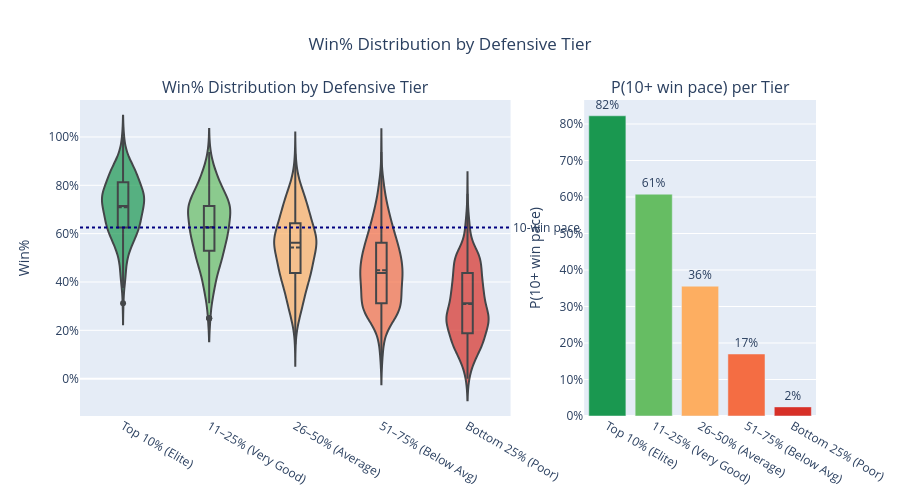

The cell this chart's notebook holds for it:
### Markdown cell above
---
# Chart 1 — Win% Distribution by Defensive Tier

Split all team-seasons into five defensive tiers and show the win% distribution for each. The tier labels show what % of teams in that tier reached 10+ wins.

### Code cell
TIER_CUTS = [0, 0.10, 0.25, 0.50, 0.75, 1.01]
TIER_LABELS = ['Top 10%\n(Elite)', '11–25%\n(Very Good)', '26–50%\n(Average)', '51–75%\n(Below Avg)', 'Bottom 25%\n(Poor)']
TIER_COLORS = ['#1a9850', '#66bd63', '#fdae61', '#f46d43', '#d73027']

plot_tier = joined[joined['def_pts_norm'].notna() & joined['win_pct'].notna()].copy()
plot_tier['tier'] = pd.cut(plot_tier['def_pts_norm'], bins=TIER_CUTS, labels=TIER_LABELS, right=False)

fig_dist = make_subplots(
    rows=1, cols=2,
    subplot_titles=['Win% Distribution by Defensive Tier', 'P(10+ win pace) per Tier'],
    column_widths=[0.65, 0.35],
)

for i, (tier, color) in enumerate(zip(TIER_LABELS, TIER_COLORS)):
    subset = plot_tier[plot_tier['tier'] == tier]['win_pct'].dropna()
    p10 = (subset >= 0.625).mean()
    hover_v = [f'{tier.replace(chr(10)," ")} — {pct:.1%}' for pct in subset]
    fig_dist.add_trace(go.Violin(
        x=[tier.replace('\n', ' ')] * len(subset),
        y=subset,
        box_visible=True,
        meanline_visible=True,
        fillcolor=color,
        opacity=0.7,
        line_color='black',
        name=tier.replace('\n', ' '),
        hovertext=hover_v, hoverinfo='text',
        showlegend=False,
    ), row=1, col=1)

    # Bar for p10
    fig_dist.add_trace(go.Bar(
        x=[tier.replace('\n', ' ')],
        y=[p10],
        marker_color=color,
        text=[f'{p10:.0%}'],
        textposition='outside',
        showlegend=False,
        name=tier.replace('\n', ' '),
        hovertemplate=f'{tier.replace(chr(10)," ")}<br>P(10+ wins): {p10:.1%}<extra></extra>',
    ), row=1, col=2)

fig_dist.add_hline(y=0.625, line_dash='dot', line_color='navy', line_width=2,
                   annotation_text='10-win pace', annotation_position='right',
                   row=1, col=1)

fig_dist.update_yaxes(title_text='Win%', tickformat='.0%', row=1, col=1)
fig_dist.update_yaxes(title_text='P(10+ win pace)', tickformat='.0%', row=1, col=2)
fig_dist.update_layout(
    title=dict(text='Win% Distribution by Defensive Tier', x=0.5),
    height=500,
    hovermode='closest',
)
fig_dist.show()

print('\nTier breakdown:')
for tier in TIER_LABELS:
    s = plot_tier[plot_tier['tier'] == tier]
    print(f'  {tier.replace(chr(10)," "):22s}  n={len(s):4d}  avg win%={s.win_pct.mean():.1%}  '
          f'10+ wins={( s.win_pct>=0.625).mean():.0%}  '
          f'Won SB={(s.sb_result=="Won Super Bowl").mean():.1%}')

### Figure 1 — Plotly figure (JSON) as saved in the notebook; plotly's stock layout.template omitted (floating-point values rounded to 4 significant figures; data arrays with more than 128 entries replaced by an {"elided": "..."} marker saying what was removed)
{"data": [{"box": {"visible": true}, "fillcolor": "#1a9850", "hoverinfo": "text", "hovertext": {"elided": "231 str values"}, "line": {"color": "black"}, "meanline": {"visible": true}, "name": "Top 10% (Elite)", "opacity": 0.7, "showlegend": false, "type": "violin", "x": {"elided": "231 str values"}, "xaxis": "x", "y": {"elided": "231 float values"}, "yaxis": "y"}, {"hovertemplate": "Top 10% (Elite)<br>P(10+ wins): 82.3%<extra></extra>", "marker": {"color": "#1a9850"}, "name": "Top 10% (Elite)", "showlegend": false, "text": ["82%"], "textposition": "outside", "type": "bar", "x": ["Top 10% (Elite)"], "xaxis": "x2", "y": [0.8225], "yaxis": "y2"}, {"box": {"visible": true}, "fillcolor": "#66bd63", "hoverinfo": "text", "hovertext": {"elided": "260 str values"}, "line": {"color": "black"}, "meanline": {"visible": true}, "name": "11–25% (Very Good)", "opacity": 0.7, "showlegend": false, "type": "violin", "x": {"elided": "260 str values"}, "xaxis": "x", "y": {"elided": "260 float values"}, "yaxis": "y"}, {"hovertemplate": "11–25% (Very Good)<br>P(10+ wins): 60.8%<extra></extra>", "marker": {"color": "#66bd63"}, "name": "11–25% (Very Good)", "showlegend": false, "text": ["61%"], "textposition": "outside", "type": "bar", "x": ["11–25% (Very Good)"], "xaxis": "x2", "y": [0.6077], "yaxis": "y2"}, {"box": {"visible": true}, "fillcolor": "#fdae61", "hoverinfo": "text", "hovertext": {"elided": "464 str values"}, "line": {"color": "black"}, "meanline": {"visible": true}, "name": "26–50% (Average)", "opacity": 0.7, "showlegend": false, "type": "violin", "x": {"elided": "464 str values"}, "xaxis": "x", "y": {"elided": "464 float values"}, "yaxis": "y"}, {"hovertemplate": "26–50% (Average)<br>P(10+ wins): 35.6%<extra></extra>", "marker": {"color": "#fdae61"}, "name": "26–50% (Average)", "showlegend": false, "text": ["36%"], "textposition": "outside", "type": "bar", "x": ["26–50% (Average)"], "xaxis": "x2", "y": [0.3556], "yaxis": "y2"}, {"box": {"visible": true}, "fillcolor": "#f46d43", "hoverinfo": "text", "hovertext": {"elided": "465 str values"}, "line": {"color": "black"}, "meanline": {"visible": true}, "name": "51–75% (Below Avg)", "opacity": 0.7, "showlegend": false, "type": "violin", "x": {"elided": "465 str values"}, "xaxis": "x", "y": {"elided": "465 float values"}, "yaxis": "y"}, {"hovertemplate": "51–75% (Below Avg)<br>P(10+ wins): 17.0%<extra></extra>", "marker": {"color": "#f46d43"}, "name": "51–75% (Below Avg)", "showlegend": false, "text": ["17%"], "textposition": "outside", "type": "bar", "x": ["51–75% (Below Avg)"], "xaxis": "x2", "y": [0.1699], "yaxis": "y2"}, {"box": {"visible": true}, "fillcolor": "#d73027", "hoverinfo": "text", "hovertext": {"elided": "480 str values"}, "line": {"color": "black"}, "meanline": {"visible": true}, "name": "Bottom 25% (Poor)", "opacity": 0.7, "showlegend": false, "type": "violin", "x": {"elided": "480 str values"}, "xaxis": "x", "y": {"elided": "480 float values"}, "yaxis": "y"}, {"hovertemplate": "Bottom 25% (Poor)<br>P(10+ wins): 2.5%<extra></extra>", "marker": {"color": "#d73027"}, "name": "Bottom 25% (Poor)", "showlegend": false, "text": ["2%"], "textposition": "outside", "type": "bar", "x": ["Bottom 25% (Poor)"], "xaxis": "x2", "y": [0.025], "yaxis": "y2"}], "layout": {"annotations": [{"font": {"size": 16}, "showarrow": false, "text": "Win% Distribution by Defensive Tier", "x": 0.2925, "xanchor": "center", "xref": "paper", "y": 1.0, "yanchor": "bottom", "yref": "paper"}, {"font": {"size": 16}, "showarrow": false, "text": "P(10+ win pace) per Tier", "x": 0.8425, "xanchor": "center", "xref": "paper", "y": 1.0, "yanchor": "bottom", "yref": "paper"}, {"showarrow": false, "text": "10-win pace", "x": 1, "xanchor": "left", "xref": "x domain", "y": 0.625, "yanchor": "middle", "yref": "y"}], "height": 500, "hovermode": "closest", "shapes": [{"line": {"color": "navy", "dash": "dot", "width": 2}, "type": "line", "x0": 0, "x1": 1, "xref": "x domain", "y0": 0.625, "y1": 0.625, "yref": "y"}], "title": {"text": "Win% Distribution by Defensive Tier", "x": 0.5}, "xaxis": {"anchor": "y", "domain": [0.0, 0.585]}, "xaxis2": {"anchor": "y2", "domain": [0.685, 1.0]}, "yaxis": {"anchor": "x", "domain": [0.0, 1.0], "tickformat": ".0%", "title": {"text": "Win%"}}, "yaxis2": {"anchor": "x2", "domain": [0.0, 1.0], "tickformat": ".0%", "title": {"text": "P(10+ win pace)"}}}}
